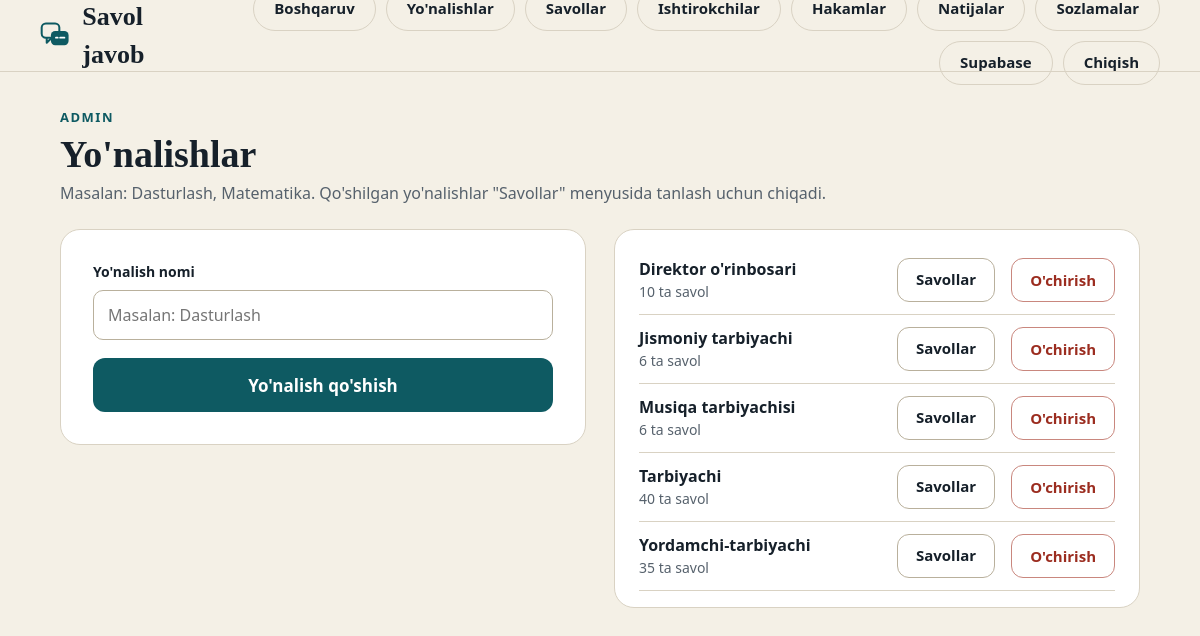
The page /admin/yonalishlar (signed in) on the database its author committed.
### tables this page shows
CREATE TABLE directions(
  id INTEGER PRIMARY KEY, name TEXT NOT NULL UNIQUE);

### app.py (the view, shortened to what this page needs)
@app.route("/admin/yonalishlar", methods=["GET", "POST"])
def admin_directions():
    admin_only()
    items = q("""SELECT d.id, d.name, (SELECT COUNT(*) FROM questions WHERE direction_id=d.id) AS n
                 FROM directions d ORDER BY d.name""")
    return render_template("admin_directions.html", items=items)

### app.py (called while the page is built)
@app.context_processor
def _inject_use_pg():
    return {"use_pg": USE_PG}

def db():
    if "db" not in g:
        if USE_PG:
            g.db = PG_POOL.getconn()
        else:
            g.db = sqlite3.connect(DB_PATH, timeout=10)
            g.db.row_factory = sqlite3.Row
    return g.db

def q(sql, args=(), one=False):
    conn = db()
    if USE_PG:
        cur = conn.cursor(cursor_factory=psycopg2.extras.RealDictCursor)
        cur.execute(_adapt(sql), args)
        rows = cur.fetchall()
        cur.close()
    else:
        rows = conn.execute(sql, args).fetchall()
    return (rows[0] if rows else None) if one else rows

def admin_only():
    if not session.get("admin"):
        abort(redirect(url_for("admin_login")))

### templates/admin_directions.html (shortened to what this page needs)
{% extends "base.html" %}
{% block nav %}{% include "_admin_nav.html" %}{% endblock %}
{% block body %}
<div class="stack" style="gap:24px">
  <div><div class="eyebrow">Admin</div><h1 style="font-size:38px">Yo'nalishlar</h1><div class="muted">Masalan: Dasturlash, Matematika. Qo'shilgan yo'nalishlar "Savollar" menyusida tanlash uchun chiqadi.</div></div>
  <div class="grid2" style="align-items:start">
    <form method="post" class="card stack">
      <div><label for="name">Yo'nalish nomi</label><input id="name" name="name" placeholder="Masalan: Dasturlash" required autofocus></div>
      <button class="btn" type="submit">Yo'nalish qo'shish</button>
    </form>
    <div class="card" style="padding:16px 24px">
      {% for d in items %}
      <div class="row" style="justify-content:space-between;padding:12px 0;border-bottom:1px solid var(--line)">
        <div><b>{{ d.name }}</b><div class="muted" style="font-size:14px">{{ d.n }} ta savol</div></div>
        <div class="row">
          <a class="btn ghost sm" href="{{ url_for('admin_questions', d=d.id) }}">Savollar</a>
          <form method="post" action="{{ url_for('admin_direction_delete', did=d.id) }}" onsubmit="return confirm('Yo\'nalish va uning {{ d.n }} ta savoli o\'chiriladi. Davom etasizmi?')"><button class="btn danger sm" type="submit">O'chirish</button></form>
        </div>
      </div>
      {% else %}<p class="muted">Hali yo'nalish yo'q. Chapdan qo'shing.</p>{% endfor %}
    </div>
  </div>
</div>
{% endblock %}

### static/style.css (style rules this page uses)
:root { --ink:#16202A;--mut:#56616C;--acc:#0E5A62;--tint:#DCEBEA;--line:#D9D2C3;--bg:#F4F0E6;--amb:#A65305;--bd:#B9B09C }
* { box-sizing:border-box }
body { margin:0;background:var(--bg);color:var(--ink);font-family:system-ui,-apple-system,"Segoe UI",sans-serif;font-size:16px;line-height:1.45 }
h1,h2,h3,.disp { font-family:Georgia,"Times New Roman",serif;font-weight:600;margin:0 }
a { color:var(--acc) }
.card { background:#fff;border:1px solid var(--line);border-radius:20px;padding:32px }
.grid2 { display:grid;grid-template-columns:1fr 1fr;gap:28px }
.row { display:flex;gap:16px;align-items:center }
.stack { display:flex;flex-direction:column;gap:18px }
label { display:block;font-size:14px;font-weight:600;margin-bottom:8px }
input,select,textarea { width:100%;height:50px;border:1px solid var(--bd);border-radius:10px;padding:0 14px;font-size:16px;font-family:inherit;color:var(--ink);background:#fff }
.btn { display:inline-flex;align-items:center;justify-content:center;gap:10px;height:54px;padding:0 30px;border-radius:12px;background:var(--acc);color:#fff;border:none;font-size:17px;font-weight:600;cursor:pointer;text-decoration:none;font-family:inherit }
.btn.ghost { background:transparent;color:var(--ink);border:1px solid var(--bd) }
.btn.danger { background:transparent;color:#9B2C1F;border:1px solid #C9877E }
.btn.sm { height:44px;padding:0 18px;font-size:15px }
.eyebrow { font-size:13px;font-weight:600;letter-spacing:1.5px;text-transform:uppercase;color:var(--acc) }
.muted { color:var(--mut) }

### rows shown on the page
directions: name "Direktor o'rinbosari", n "10"
directions: name "Jismoniy tarbiyachi", n "6"
directions: name "Musiqa tarbiyachisi", n "6"
directions: name "Tarbiyachi", n "40"
directions: name "Yordamchi-tarbiyachi", n "35"
